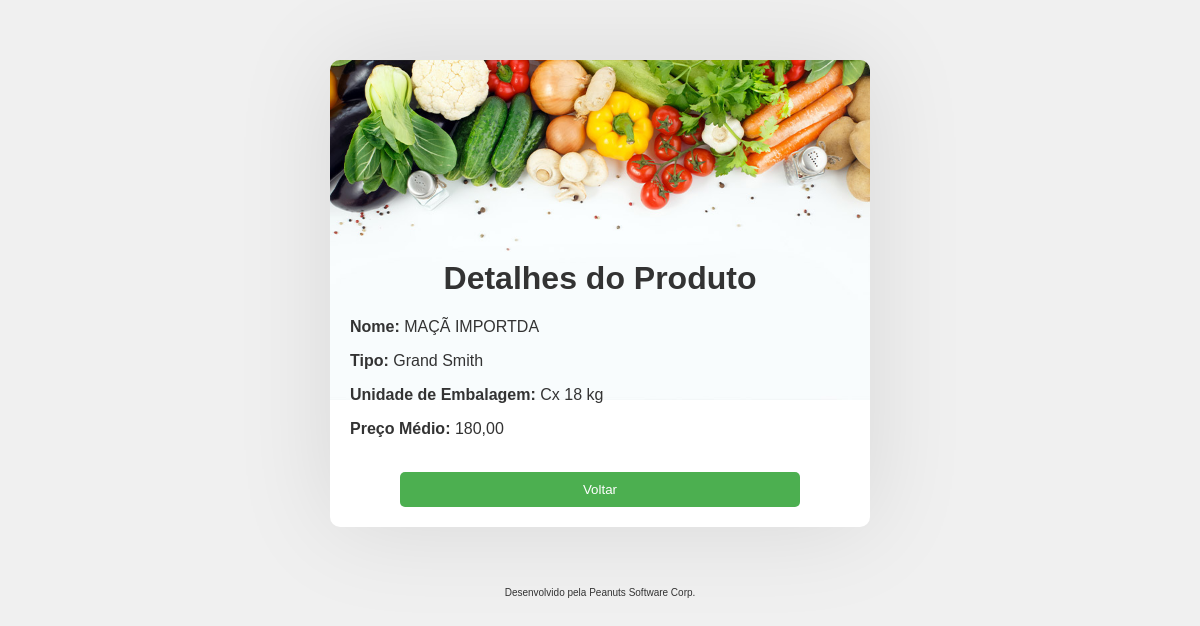
Screenshot of /produto/79 with the database file from the repository.
### run.py (models this page shows)
class Produto(db.Model):
    id = db.Column(db.Integer, primary_key=True)
    nome = db.Column(db.String(255))
    tipo = db.Column(db.String(50))
    unidade_embalagem = db.Column(db.String(50))
    modal = db.Column(db.String(50))

### run.py (the view)
@app.route('/produto/<int:produto_id>')
def detalhes_produto(produto_id):
    produtos = Produto.query.all()
    produto = Produto.query.get(produto_id)
    return render_template('detalhes_produto.html', produto=produto, produtos=produtos)

### templates/detalhes_produto.html (shortened to what this page needs)
<!DOCTYPE html>
<html>
<head>
</head>
<body>
    <div class="main">
        <h1>Detalhes do Produto</h1>
        <p><strong>Nome:</strong> {{ produto.nome }}</p>
        <p><strong>Tipo:</strong> {{ produto.tipo }}</p>
        <p><strong>Unidade de Embalagem:</strong> {{ produto.unidade_embalagem }}</p>
        <p><strong>Preço Médio:</strong> {{ produto.modal }}</p><br>
        <div id="voltar-btn">
            <a href="/"><button>Voltar</button></a>
        </div>
    </div>
    <footer>
        <p>Desenvolvido pela Peanuts Software Corp.</p>
    </footer>
</body>
</html>

### templates/detalhes_produto.html (style rules this page uses)
body { font-family: Arial, sans-serif; background-color: #f0f0f0; margin: 0; padding: 0; }
.main { width: 500px; margin: 60px auto; background-image: url('../static/bg.jpg'); background-size: contain; background-position: top center; background-repeat: no-repeat; background-color: #fff; padding: 20px; border-radius: 10px; box-shadow: 0 0 100px rgba(0, 0, 0, 0.1); animation: entering 0.6s ease-in-out; }
h1 { margin-top: 180px; color: #333; text-align: center; }
p { color: #333; margin-top: 10px; }
strong { font-weight: bold; }
button { background-color: #4CAF50; color: white; border: none; padding: 10px 20px; border-radius: 5px; cursor: pointer; }
a { text-decoration: none; color: white; }
#voltar-btn { display: flex; flex-direction: column; justify-content: center; align-items: center; }
#voltar-btn button { width: 50vh; }
footer p { font-size: 10px; text-align: center; }

### rows the page displays
Produto: nome "MAÇÃ IMPORTDA", tipo "Grand Smith", unidade_embalagem "Cx 18 kg", modal "180,00"
